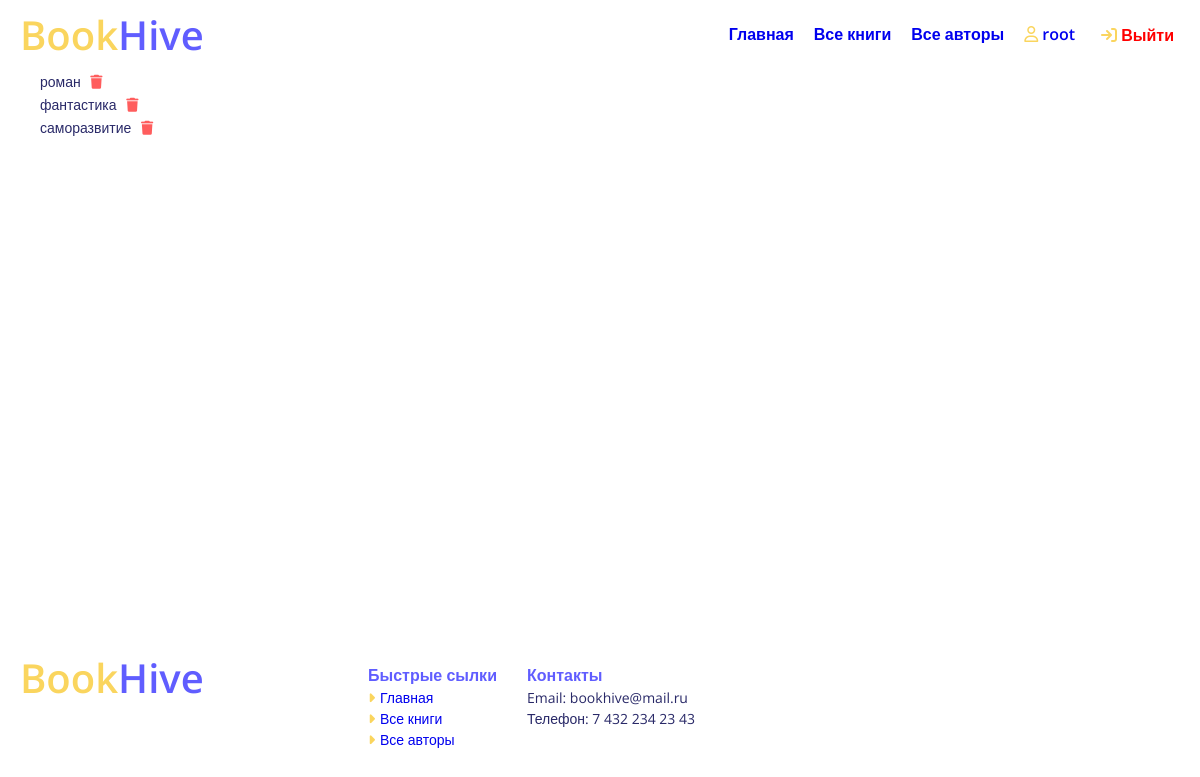
/catalog/genres/ (signed in), run on the app's committed database.
### catalog/models.py (models this page shows, shortened)
class Genre(models.Model):
    name = models.CharField(max_length=200, help_text="Введите жанр книги (например, Научная фантастика, Французская поэзия и т.д.)")
    def __str__(self):
        return self.name

### catalog/views.py (the view)
class GenreListView(LoginRequiredMixin, PermissionRequiredMixin, generic.ListView):
    model = Genre
    permission_required = 'catalog.can_change_author'

### catalog/templates/catalog/genre_list.html (shortened to what this page needs)
{% extends "base_generic.html" %}
{% block content %}
<div class="__container">
    {% if genre_list %}
    <div class="__container">
      <ul class="author-list">
        {% for genre in genre_list %}
        <li id="genre-{{ genre.pk }}">{{ genre }} <button class="btn-delete" data-id="{{ genre.pk }}"><i class="fa-solid fa-trash" style="color: #FF5D5D;"></i></button></li>
        {% endfor %}
      </ul>
    </div>
    {% else %}
      <p>Список жанров пуст</p>
    {% endif %}
</div>
{% endblock %}

### catalog/templates/base_generic.html (shortened to what this page needs)
<!DOCTYPE html>
<html lang="en">
<head>
  {% load static %}
  <link rel="stylesheet" href="{% static 'css/style.css' %}">
  <link rel="stylesheet" href="{% static 'css/catalog.css' %}">
</head>
<body>
    {% block header %}
    <header class="header">
      <div class="__container">
        <div class="header-body">
          <a href="{% url 'index' %}" class="header__logo logo">Book<span>Hive</span></a>
          <ul class="header__menu">
            <li><a href="{% url 'index' %}">Главная</a></li>
            <li><a href="{% url 'books' %}">Все книги</a></li>
            <li><a href="{% url 'authors' %}">Все авторы</a></li>
            {% if user.is_authenticated %}
                <li><a href="{% url 'profile' %}"><i class="fa-regular fa-user" style="color: #fad55e;"></i> {{ user.get_username }}</a></li>
                <li class="header__login">
                  <form method="post" action="{% url 'logout' %}" style="display: inline;">
                    <button  type="submit" style="border: none; background: none; cursor: pointer; font-weight: 600; color: red;">
                      <i class="fa-solid fa-arrow-right-to-bracket" style="color: #fad55e;"></i>
                       Выйти
                    </button>
                  </form>
              </li>
            {% else %}
                <li class="header__login"><a href="{% url 'login'%}?next={{request.path}}"><i class="fa-solid fa-arrow-right-to-bracket" style="color: #fad55e;"></i></i> Войти</a></li>
            {% endif %}
          </ul>
        </div>
      </div>
    </header>
    {% endblock %}
      <section class="page">
      {% block content %}{% endblock %}
      </section>
      <footer class="footer">
        <div class="__container">
          <div class="footer__body">
            <a href="{% url 'index' %}" class="footer__logo logo">Book<span>Hive</span></a>
          <div class="footer-info">
            <ul class="footer-list fast-link">
              <li>Быстрые сылки</li>
              <li><a href="{% url 'index' %}"><i class="fa-solid fa-caret-right" style="color: #fad55e;"></i>Главная</a></li>
              <li><a href="{% url 'books' %}"><i class="fa-solid fa-caret-right" style="color: #fad55e;"></i>Все книги</a></li>
              <li><a href="{% url 'authors' %}"><i class="fa-solid fa-caret-right" style="color: #fad55e;"></i>Все авторы</a></li>
            </ul>
            <ul class="footer-list contacts">
              <li>Контакты</li>
              <li>Email: bookhive@mail.ru</li>
              <li>Телефон: 7 432 234 23 43</li>
            </ul>
          </div>
          </div>
        </div>
      </footer>
</body>
</html>

### static/css/style.css (style rules this page uses)
*, *::before, *::after { box-sizing: border-box; }
ul, li { margin: 0; padding: 0; }
ul[class], ol[class] { padding: 0; }
body, h1, h2, h3, h4, p, ul[class], ol[class], li, figure, figcaption, blockquote, dl, dd { margin: 0; }
body { display: flex; flex-direction: column; min-height: 100vh; font-family: 'Open Sans', sans-serif; font-size: 14px; line-height: 22px; color: #292968; scroll-behavior: smooth; text-rendering: optimizeSpeed; line-height: 1.5; }
ul[class], ol[class] { list-style: none; }
li { list-style-type: none; }
a { text-decoration: none; }
a:not([class]) { text-decoration-skip-ink: auto; }
input, button, textarea, select { font: inherit; }
.__container { max-width: 1200px; padding: 0 20px; margin: 0 auto; }
.logo { font-size: 40px; font-weight: 600; color: #fad55e; text-align: center; line-height: 30px; }
.logo span { color: #605dff; }
.header { width: 100%; }
.header-body { display: flex; align-items: center; justify-content: space-between; padding: 20px 0; }
.header__menu { display: flex; gap: 20px; font-size: 16px; font-weight: 500; }
.header__menu a { font-size: 16px; font-weight: 600; }
.footer { margin-top: auto; padding: 50px 0; }
.footer__body { display: flex; }
.footer__logo { display: flex; justify-content: start; width: 30%; }
.footer-info { display: flex; gap: 30px; }
.footer-list li:first-child { color: #605dff; font-size: 16px; font-weight: 600; }
.footer-list a { display: flex; align-items: center; gap: 5px; }

### static/css/catalog.css (style rules this page uses)
.btn-delete { border: none !important; background-color: #fff !important; cursor: pointer; }

### data on the page
Genre: name "роман"
Genre: name "фантастика"
Genre: name "саморазвитие"

### other printed values
{{ user.get_username }} "root"
